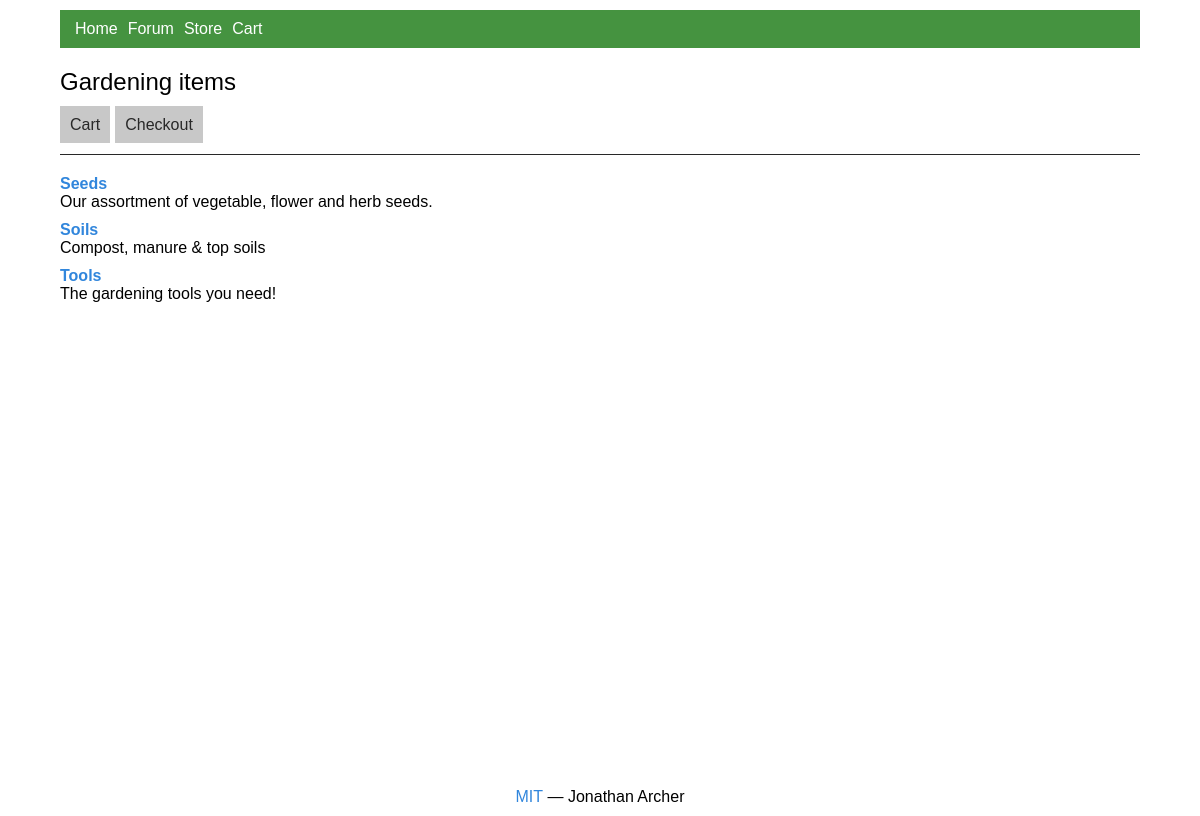
The page /store.php on the database its author committed.
### tables this page shows
create table store_categories (
	id int not null primary key auto_increment,
	cat_title varchar(15) unique,
	cat_desc varchar(150)
);

### store.php (the view, shortened to what this page needs)
<?php
	require 'includes/db.php';
	$get_cats_sql = "SELECT id, cat_title, cat_desc FROM store_categories ORDER BY cat_title";
	$get_cats_res = $mysqli->query($get_cats_sql) or die($mysqli->error);
	if (@$_COOKIE['PHPSESSID']) {
		$sess_id = $_COOKIE['PHPSESSID'];
		$can_checkout = "<li><a href=\"checkout.php?id=$sess_id\">Checkout</a></li>";
	} else $can_checkout = "";
	$display_block = "<ul class=sl-nav>
			<li><a href=\"cart.php\">Cart</a></li>$can_checkout</ul>";
	if ($get_cats_res->num_rows < 1) {
		$display_block .= "<p><em>Sorry, no categories to browse.</em></p>";
	} else {
		while ($categories = $get_cats_res->fetch_assoc()) {
			$cat_id = $categories['id'];
			$cat_title = stripslashes($categories['cat_title']);
			$cat_desc = stripslashes($categories['cat_desc']);
			$display_block .=
				"<li><p class=\"item-cat-p\"><strong><a onclick=\"Ajax.getItems('$cat_id')\"
				href=\"javascript:void(0)\">" . $cat_title. "</a><br/></strong><span>" . $cat_desc . "</span></p></li>
				<div id=\"$cat_id\" name=\"cat-items\"></div>";
		}
	}
?>
<!DOCTYPE html>
<html>
	<head>
	</head>
	<body>
		<div id="wrapper">
			<?php include "includes/nav.php"; ?>
			<div id="inner-wrapper">
				<h2>Gardening items</h2>
				<?php echo $display_block; ?>
			</div>
			<?php include "includes/footer.php"; ?>
		</div>
	</body>
</html>

### rows shown on the page
store_categories: cat_title "Seeds", cat_desc "Our assortment of vegetable, flower and herb seeds."
store_categories: cat_title "Soils", cat_desc "Compost, manure & top soils"
store_categories: cat_title "Tools", cat_desc "The gardening tools you need!"
